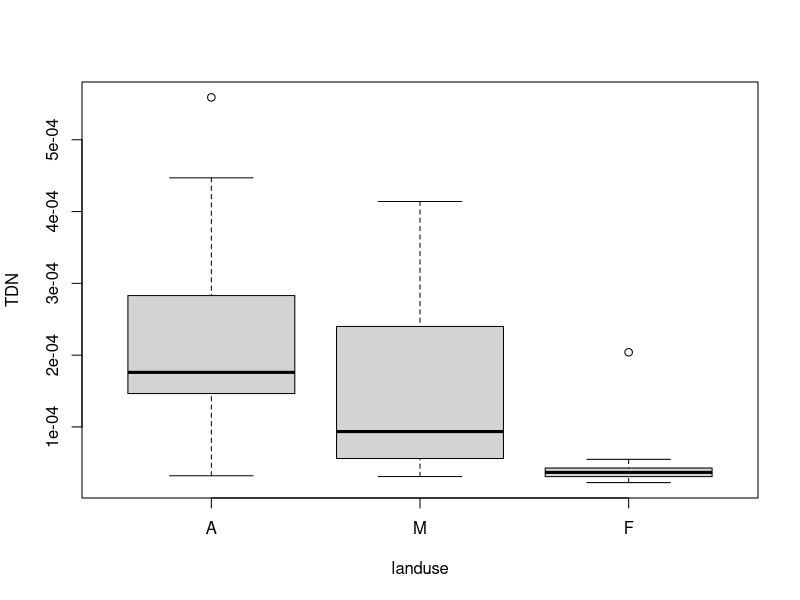
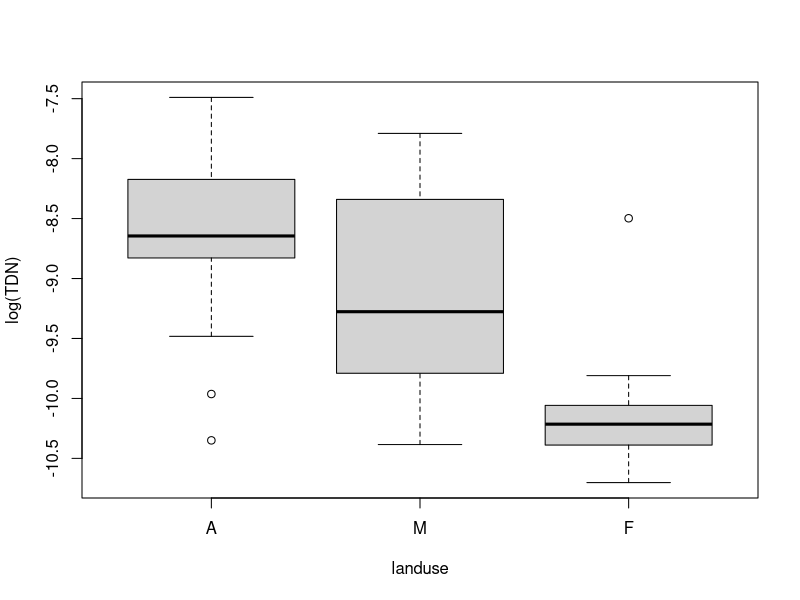
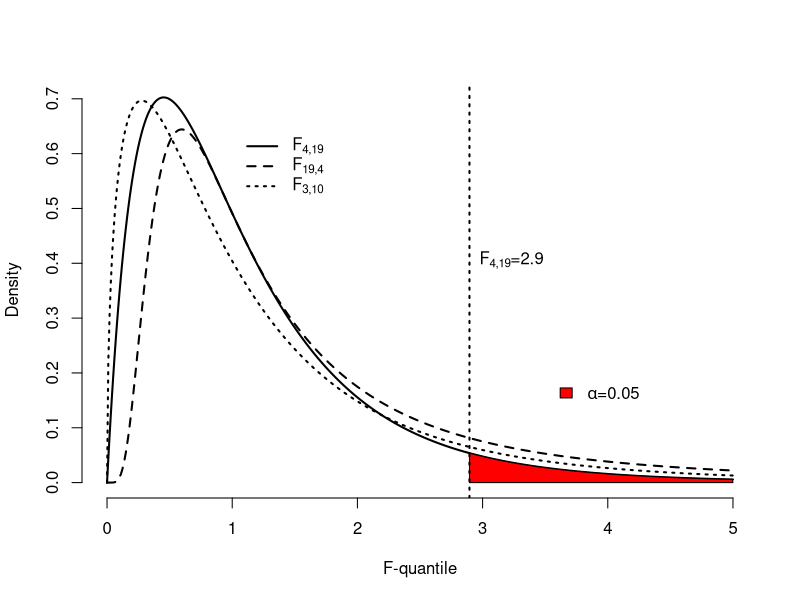
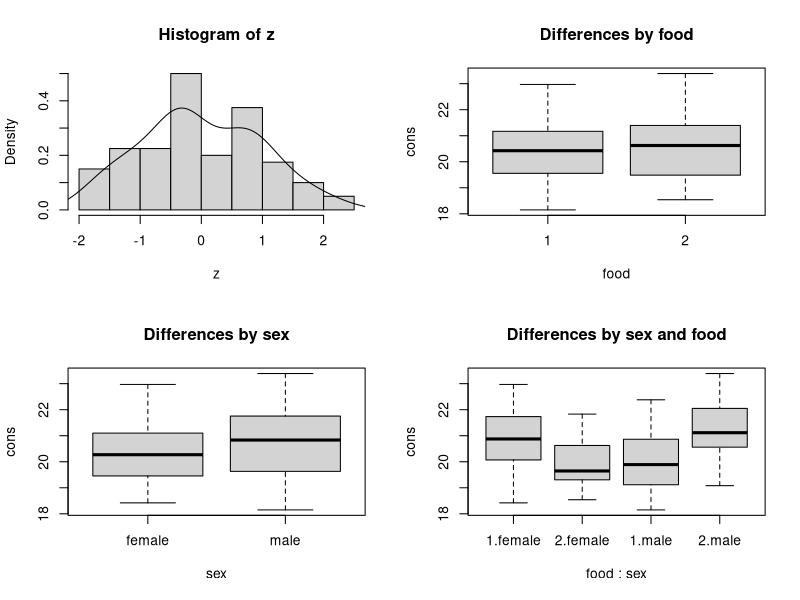
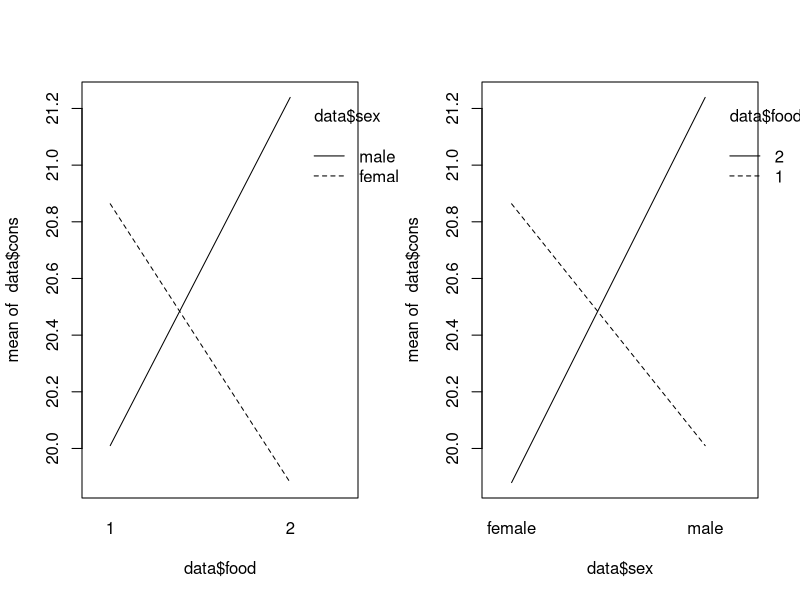
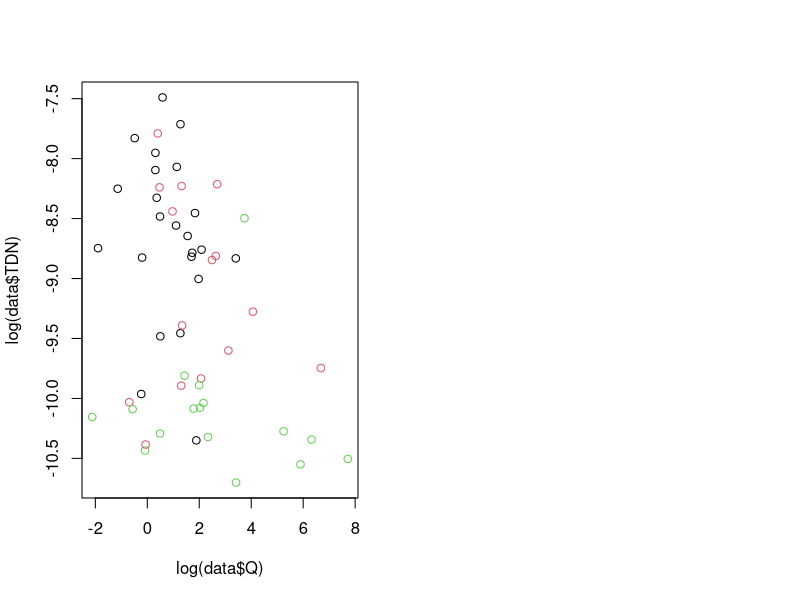
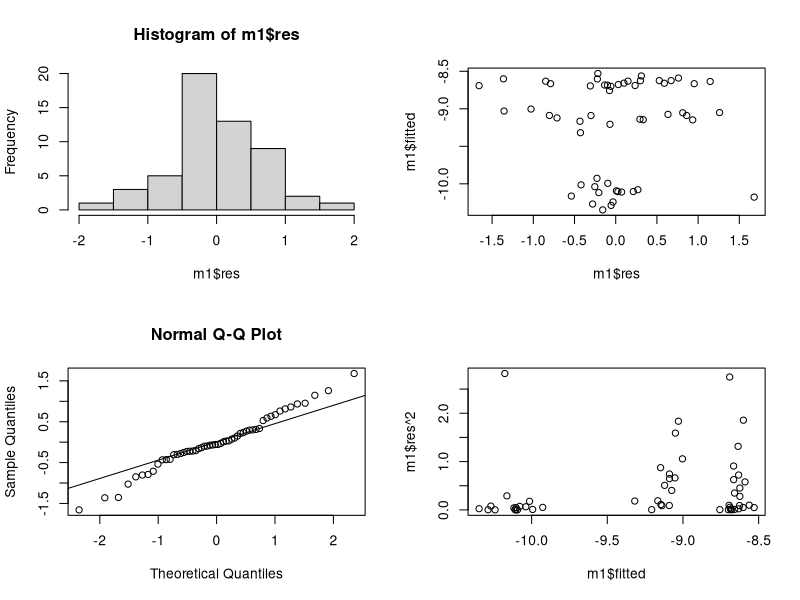
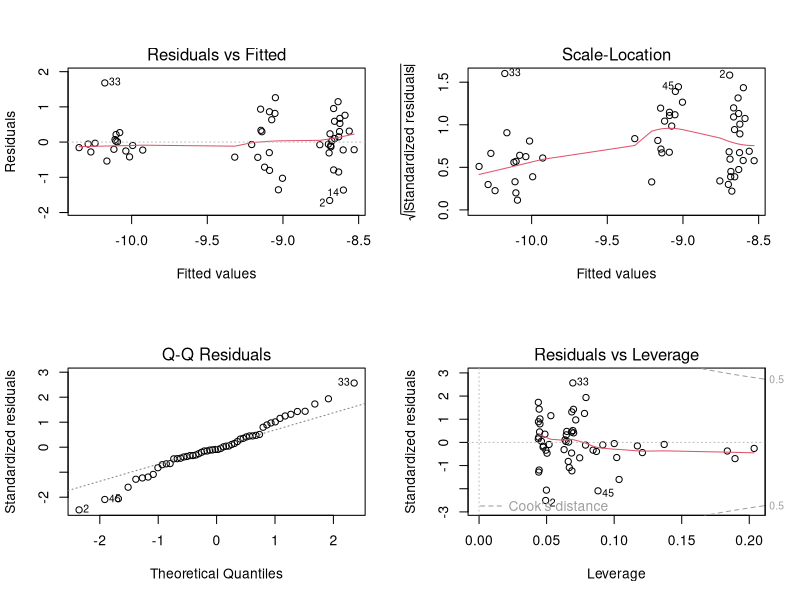

Write the R code that produced these figures, in order.
## ---- chunk 1
knitr::opts_chunk$set(fig.width=5, fig.height=5, fig.align="center", collapse = TRUE, comment = "##", dev="png")
library(RColorBrewer)
cols = brewer.pal(8, "Set1")

## to use tables
library(knitr)
library(kableExtra)
## ---- chunk 2
data<-read.table(file="data/MaraRiver.txt",header=TRUE) # landuse and water chemistry of 54 streams
data$landuse<-factor(data$landuse)   # define factor
levels(data$landuse)
data$landuse<-factor(data$landuse,levels=c("A","M","F"))
# First check ND and variance homogeneity?
boxplot(TDN~landuse,data=data)
shapiro.test(data$TDN[data$landuse=="M"]) # also needed for A, F

bartlett.test(TDN~landuse,data=data)
# -> variances differ significantly among landuses !

# Get out of here ASAP ;-)
oneway.test(TDN~landuse,data=data,var.equal=FALSE)

# ... or try again with log-transformed TDN!
boxplot(log(TDN)~landuse,data=data)
bartlett.test(log(TDN)~landuse,data=data)
#-> variances now homogeneous (i.e. "not found heterogeneous")
# ready for ANOVA
## ---- chunk 3
x<-seq(0,5,by=.01)
plot(x,df(x,df1=4,df2=19),type="l",bty="n",lwd=2,ylab="Density",xlab="F-quantile")
lines(x,df(x,df1=19,df2=4),type="l",bty="n",lty=2,lwd=2)
lines(x,df(x,df1=3,df2=10),type="l",bty="n",lty=3,lwd=2)
qf<-qf(p=0.05,df1=4,df2=19,lower.tail=FALSE)
polygon(c(qf,seq(qf,5,by=0.01),5),c(0,df(seq(qf,5,by=0.01),df1=4,df2=19),0),col="red")
abline(v=qf,lty=3,lwd=2)
text(qf,0.4,bquote("F"["4,19"]*"="*.(round(qf,2))),pos=4)
legend(3.5,0.20,legend=expression(symbol(alpha)*"=0.05"),fill="red",bty="n")
legend(1,0.65,legend=c(expression("F"["4,19"]),expression("F"["19,4"]),expression("F"["3,10"])),lty=c(1:3),lwd=2,bty="n")
## ---- chunk 4
# using the Mara river data
fit<-aov(log(TDN)~landuse,data=data)
summary(fit)

fit2<-lm(log(TDN)~landuse,data=data)
anova(fit2)
# -> yes, there is a significant landuse effect on log(TDN)

TukeyHSD(fit) # post hoc tests, needs usage of aov() above
# check last column for adjusted p-values
pairwise.t.test(log(data$TDN),data$landuse,p.adj="bonferroni",pool.sd=TRUE)
# -> F differs from M and A, F has lowest TDN (i.e. "some" agriculture already increases TDN)

# in case of unequal variances: Welch-test variant for >2 groups
# here applied on the non-transformed TDN data
oneway.test(TDN~landuse,data=data,var.equal=FALSE)

# should then be followed up by appropriate post-hoc tests
pairwise.t.test(data$TDN,data$landuse,p.adj="bonferroni",pool.sd=FALSE)
# -> similar result, but less powerful (P-values are closer to significance threshold)

# in case of no ND and/or unequal variances: H-test after Kruskal and Wallis
# based on ranks, so can be applied on non-transformed TDN data
kruskal.test(TDN~landuse,data=data)

# appropriate post-hoc tests by multiple U-tests (only possible manually) #
wilcox.test(TDN~landuse,data=data[data$landuse!="A",]) # this is F vs. M
wilcox.test(TDN~landuse,data=data[data$landuse!="M",]) # this is A vs. F
wilcox.test(TDN~landuse,data=data[data$landuse!="F",]) # this is A vs. M

# get the P-values of these tests
P.values<-c(FM=0,AF=0,AM=0)
for (i in 1:3) {
  P.values[i]<-wilcox.test(TDN~landuse,data=data[data$landuse!=c("A","M","F")[i],])$p.value
  }

# and adjust them using Bonferroni
p.adjust(P.values,method="bonferroni")


## ---- chunk 5
data<-read.table("data/RatsFood.txt",header=TRUE)

tapply(data$cons,list(data$food,data$sex),mean)
tapply(data$cons,list(data$food,data$sex),sd)
tapply(data$cons,list(data$food,data$sex),length)     # check if design is balanced

# Make sure factors are recognized properly
data$food<-factor(data$food)
data$sex<-factor(data$sex)

# could check ND tediously in each cell of the design
f1s1<-data$cons[data$food=="1" & data$sex=="male"]

# or after standardisation within each cell
combfac<-factor(paste(data$food,data$sex,sep="_"))
z <- unlist(tapply(data$cons, INDEX=combfac, scale))

shapiro.test(z)

layout(matrix(c(1:4),2,2,byrow = TRUE))
hist(z,freq=FALSE); lines(density(z))
boxplot(cons~food,data=data,main="Differences by food")
boxplot(cons~sex,data=data,main="Differences by sex")
boxplot(cons~food*sex,data=data,main="Differences by sex and food")

bartlett.test(cons~combfac,data=data) # testing variance homogeneity

# two-way ANOVA table - BETTER ONLY USE THIS FOR BALANCED DESIGNS !
fit<-aov(cons~food*sex,data=data)
fit
summary(fit)
anova(lm(cons~food*sex,data=data))

layout(matrix(c(1:2),1,2,byrow = TRUE))
interaction.plot(data$food,data$sex,data$cons)
interaction.plot(data$sex,data$food,data$cons)

#######################################
# Post-hoc comparisons between groups #
TukeyHSD(fit)

## ---- chunk 6
data<-read.table(file="data/MaraRiver.txt",header=TRUE) # landuse and water chemistry of 54 streams
data$landuse<-factor(data$landuse)   # define factor
data$landuse<-factor(data$landuse,levels=c("A","M","F"),ordered=FALSE)
## ---- chunk 7
# continuing analysis of log(TDN) in the Mara River
plot(log(data$TDN)~log(data$Q),col=data$landuse) # effect of catchment size?
summary(lm(log(TDN)~log(Q),data=data))

m1<-lm(log(TDN)~log(Q)+landuse,data=data)
anova(m1)
summary(m1)

# with interaction: the effect of catchment size 
# could differ between landuses
m2<-lm(log(TDN)~log(Q)*landuse,data=data)
anova(m2) # no interaction

# adjusted means only make sense when slopes are homogeneous!
common.slope<-coefficients(m1)[2]
adj.m<-tapply(log(data$TDN),INDEX=data$landuse,FUN=mean)-
  common.slope*
  (tapply(log(data$Q),INDEX=data$landuse,FUN=mean)-mean(log(data$Q)))
adj.m
adj.m-adj.m[1] # these are the differences to reference level=A
# same as in the summary(m1) output

# compare with unadjusted means
m<-tapply(X=log(data$TDN),INDEX=data$landuse,FUN=mean)
m-m[1] # these are the differences of unadjusted means to reference level=large

# --> the inclusion of the covariate has reduced 
# the "apparent" differences a bit

# checking assumptions
shapiro.test(m1$res)
bartlett.test(m1$res~data$landuse)
layout(matrix(1:4,2,2))
hist(m1$res)
qqnorm(m1$res); qqline(m1$res)
plot(m1$res,m1$fitted) # unexplained relationship/pattern left?
plot(m1$res^2~m1$fitted) # variances homogeneous? should not show any trend
layout(matrix(1:4,2,2))
plot(m1)
